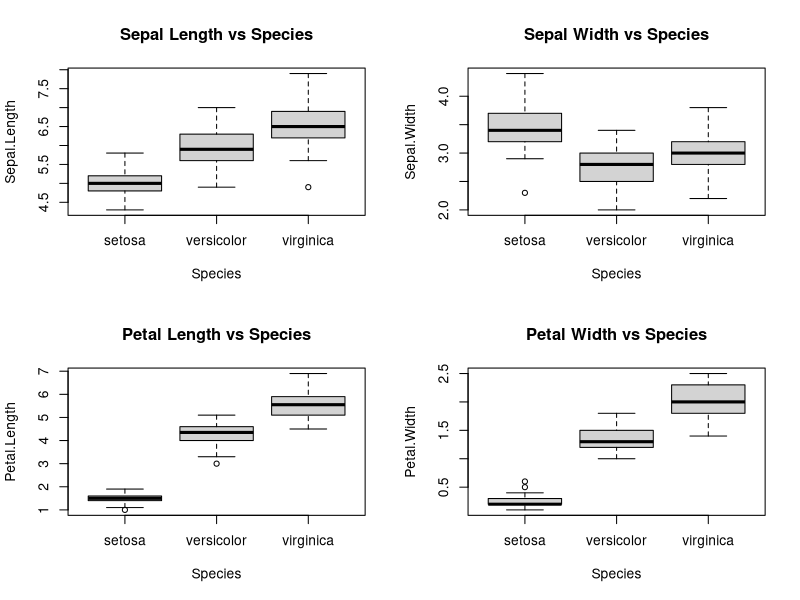
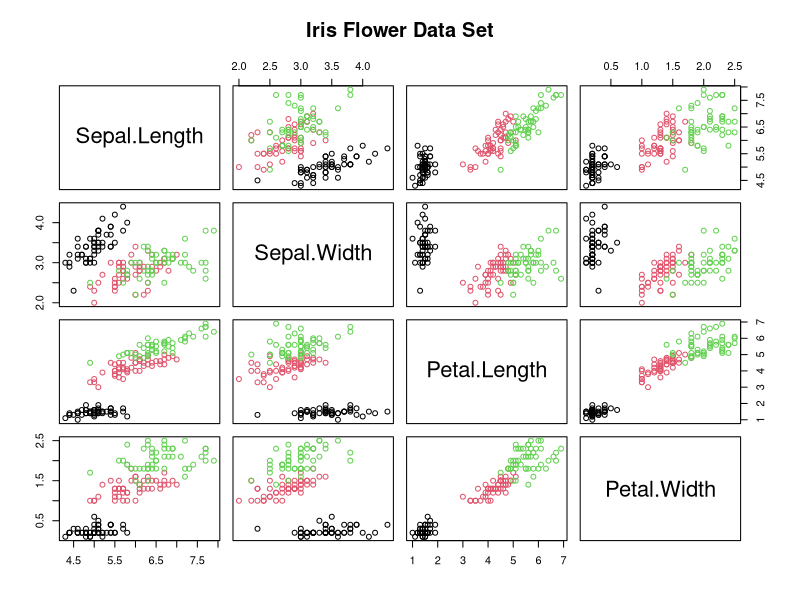

R code for these plots, in order:
## ---- chunk 1
library(datasets) #Load dataset library
data(iris) #Load iris dataset
summary(iris)
## ---- chunk 2
par(mfrow=c(2, 2))
boxplot(Sepal.Length~ Species, data = iris, main = "Sepal Length vs Species" )
boxplot(Sepal.Width~ Species, data = iris, main = "Sepal Width vs Species")
boxplot(Petal.Length~ Species, data = iris, main = "Petal Length vs Species")
boxplot(Petal.Width~ Species, data = iris, main = "Petal Width vs Species")
## ---- chunk 3
pairs(iris[,1:4],col=iris$Species, main = "Iris Flower Data Set")
